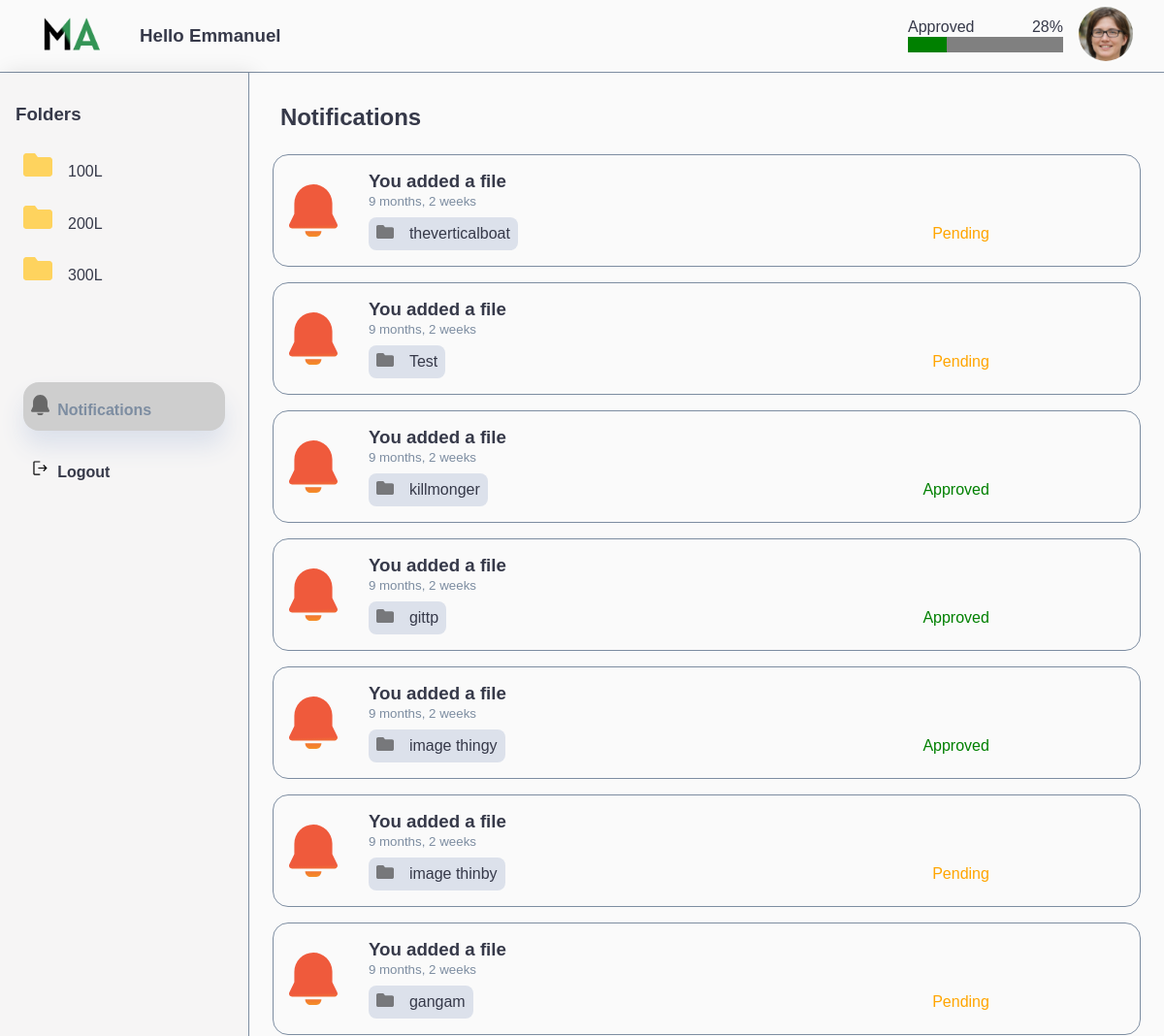
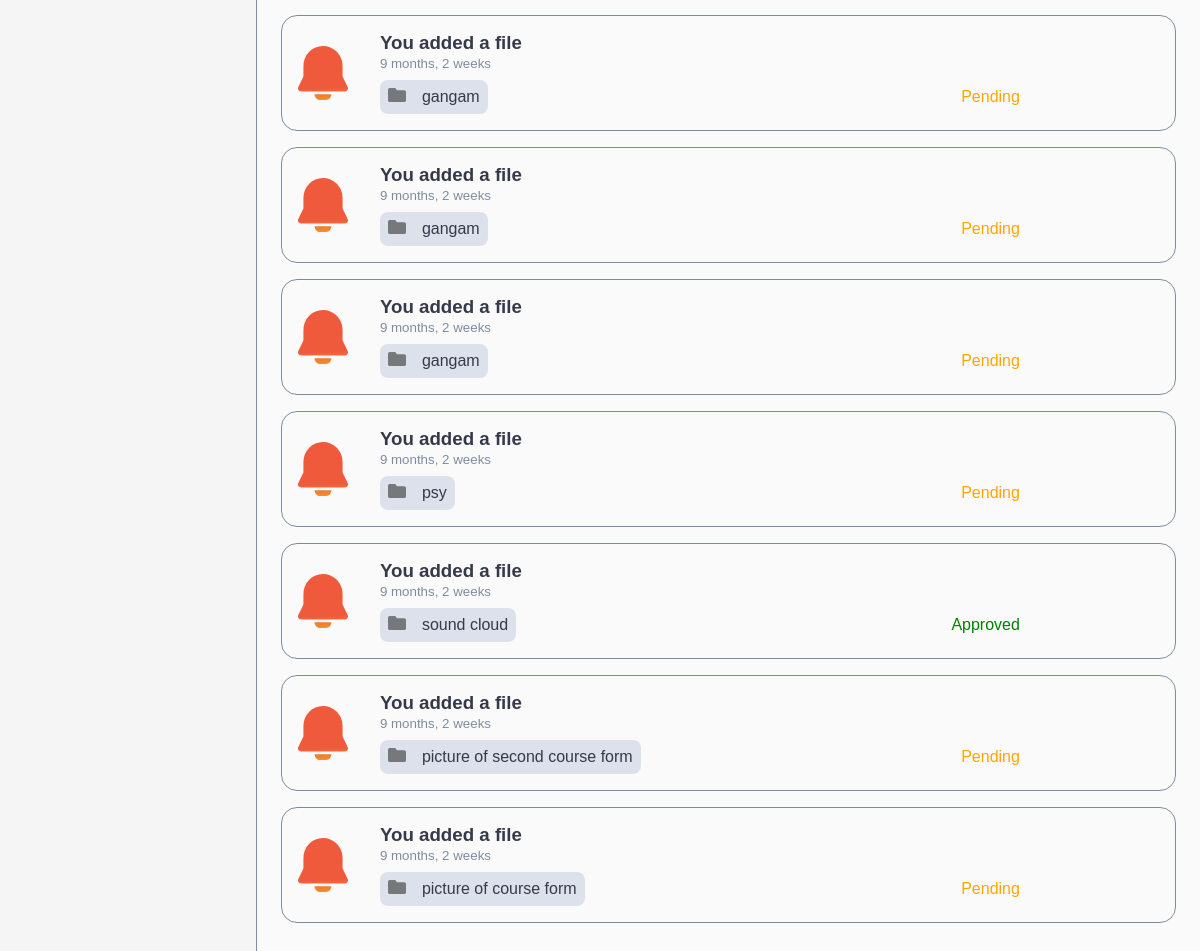
The app's page /notifications (signed in) with its own data (2 pictures, top to bottom).
### base/models.py (models this page shows, shortened)
class Folders(models.Model):
    user = models.ForeignKey(User, on_delete=models.CASCADE)
    folder_name = models.CharField(max_length=200, null=True)
    created = models.DateTimeField(default=timezone.now)
    class Meta:
        ordering = ['folder_name']

class Files(models.Model):
    user = models.ForeignKey(User, on_delete=models.CASCADE)
    file_name = models.CharField(max_length=200, null=True)
    folder_name = models.CharField(max_length=200, null=True)
    file = models.FileField(upload_to="files/", null=False)
    created = models.DateTimeField(default=timezone.now)
    file_type = models.CharField(max_length=200, null=True)
    file_size = models.CharField(max_length=200, null=True)
    status = models.IntegerField(default=0, choices=stats)
    class Meta:
        ordering = ['-created']

### base/views.py (the view)
# urls.py: path('notifications', views.notifications, name='notifications'),
@login_required
def notifications(request):
    user = request.user
    context={}
    files = Files.objects.filter(user=user)
    folders = Folders.objects.filter(user=user)
    context['files'] = files
    context['folders'] = folders
    context['total_files'] = files.count()
    context['approved_files'] = files.filter(status=1).count()
    context['approved_percentage'] = int((context['approved_files'] / context['total_files'])*100)
    context['userData'] = Allusers.objects.filter(user=user)[0]
    return render(request, 'notifications.html', context)

### base/views.py (called while the page is built)
@register.filter
def strip_longer(value):
    value = str(value)
    if len(value)>40:
        return f"{value[:40]}..."
    return value

### templates/notifications.html (shortened to what this page needs)
{% load static %}
<!DOCTYPE html>
<html lang="en">
<head>
    <link rel="stylesheet" href="{% static 'style.css' %}">
</head>
<body class="">
   <div class="wrapper">
        <header>
            <div class="left-part" style="display:flex;align-items:center">
                <div class="image"><img src="{% static './mask.png' %}" alt=""></div>
                <h3 style="margin-left:2rem;">Hello {{ user }}</h3>
            </div>
            <div class="right-part">
                <div class="progress-box">
                    <div class="top">
                        <p>Approved</p>
                        <p>{{ approved_percentage }}%</p>
                    </div>
                    <div class="bottom">
                        <progress max="100" value="25"></progress>
                    </div>
                </div>
                <div class="profile-image">
                    <div class="image">
                        <img src="{% static './avatar-95fb4ee46aae3dcff7a9f901dc0dd0f6.jpg' %}" alt="">
                    </div>
                </div>
            </div>
        </header>
       <div class="main">
        <aside>
            <h3>Folders</h3>
            {% for folder in folders %}
            {% if folder.folder_name == folda_sort %}
                <a href="{% url 'folder_sort' folder.id %}"><img src="{% static 'folder.svg' %}" alt="" class="active"><span>{{ folder.folder_name }}</span></a>
            {% else %}
                <a href="{% url 'folder_sort' folder.id %}"><img src="{% static 'folder.svg' %}" alt="" class="active"><span>{{ folder.folder_name }}</span></a>
             {% endif %}
            {% endfor %}
            <div class="other">
                <a href="{% url 'notifications' %}"  class="active"><img src="{% static './notify.svg' %}" alt=""><span>Notifications</span></a>
                <a href="{% url 'logout' %}"><img src="{% static './logout.svg' %}" alt=""><span>Logout</span></a>
            </div>
        </aside>
        <main>
            <h1>Notifications</h1>
            <div class="notifications">
                {% for file in files %}
                    {% if file.status == 1 %}
                        <div class="box">
                            <img src="{% static './bell.svg' %}" alt="">
                            <div class="text-box">
                                <h3>You added a file</h3>
                                <small>{{ file.created|timesince }}</small>
                                <div class="split">
                                    <p><img src="{% static './folder-icon.svg' %}" alt=""><span>{{ file.file_name|strip_longer }}</span></p>
                                    <p class="success"> Approved</p>
                                </div>
                            </div>
                        </div>
                    {% else %}
                        <div class="box">
                            <img src="{% static './bell.svg' %}" alt="">
                            <div class="text-box">
                                <h3>You added a file</h3>
                                <small>{{ file.created|timesince }}</small>
                                <div class="split">
                                    <p><img src="{% static './folder-icon.svg' %}" alt=""><span>{{ file.file_name|strip_longer }}</span></p>
                                    <p class="warning"> Pending</p>
                                </div>
                            </div>
                        </div>
                    {% endif %}
                {% endfor %}
            </div>
        </main>
       </div>
   </div>
</body>
</html>

### static/style.css (style rules this page uses)
:root { --primary:#00afef; --danger:#ff7782; --success:#41f1b6; --warning:#ffbb55; --white:#fefefe; --info-dark:#7d8da1; --info-light:#dce1eb; --dark:#363949; --light:rgba(132, 139, 200, 0.4); --primary-variant:#111e88; --dark-variant:#677483; --background:rgb(250, 250, 250); --modal-background:#00000066; --modal-dark:#5c6979; --card-border-radius:1.6rem; --border-radius-1:0.4rem; --border-radius-2:0.8rem; --border-radius-3:1.2rem; --card-padding:1.8rem; --padding-1:1.2rem; --box-shadow:0 1rem 1.5rem var(--info-light); }
* { margin:0; padding:0; outline: 0; border:0; appearance: none; list-style: none; text-decoration: none; box-sizing: border-box; font-family: "Averta", Arial, Helvetica, sans-serif; transition:all 0.1s ease; }
html, body { overflow-x:hidden; }
.wrapper { width:100vw; height:100vh; background: var(--background); }
h3,p,h1,a { color:var(--dark); }
header { display: flex; flex-direction: row; justify-content: space-between; padding:.2rem 2rem; border-bottom:1px solid var(--info-dark); align-items: center; }
header .left-part .image img, header .right-part .image img { width:5rem; }
header .right-part, header .right-part .top { display:flex; justify-content: space-between; align-items: center; }
header .right-part .progress-box { padding:1rem; }
header .right-part .image img { border-radius: 50%; width:3.5rem; }
.main { display: flex; }
aside { padding:1rem; border-right:1px solid var(--info-dark); width:20rem; height:100vh; background: #F6F5F5 !important; box-shadow: 5px 0px 20px rgba(0, 0, 0, 0.1); display:flex; flex-direction: column; }
aside h3 { padding: 1rem 0; text-transform: capitalize; }
aside p, aside a { padding:.8rem .5rem; border-radius: 1rem; cursor: pointer; transition: all .3s ease; }
aside p.active, aside a.active { box-shadow: var(--box-shadow); background-color: #cecece; color:var(--info-dark); }
aside p img,aside a img { margin-right:1rem; }
aside .other { margin-top:5rem; font-weight: bold; }
aside .other { margin-top:5rem; font-weight: bold; display:flex; flex-direction: column; }
aside .other a { margin:.5rem; }
aside .other a img { margin-right:.5rem; }
aside .other img { width:1.2rem; }
main { padding:1rem; width:100%; background: rgb(250, 250, 250); }
.success { color:green; }
.warning { color:orange; }
.notifications { width:100%; display: flex; flex-direction: column; overflow-y: scroll; max-height: 75vh; }
.notifications .box { display: flex; border-radius: 1rem; margin:.5rem; border:1px solid var(--info-dark); }
.notifications .box img { padding:1rem; }
.notifications .box .text-box { padding: 1rem; }
.notifications .box .text-box .split { margin-top:.5rem; display: flex; width:40rem; align-items: center; justify-content: space-between; }
.notifications .box .text-box .split p:first-child { background-color: var(--info-light); padding:.5rem; border-radius: .5rem; }
.notifications .box .text-box .split p img { padding:0; padding-right:1rem; }
.notifications small { color:var(--info-dark); }
main h1 { font-size:1.5rem; padding:1rem; text-transform: capitalize; }
header h3 { text-transform: capitalize; }

### records on screen
Folders: folder_name "100L"
Folders: folder_name "200L"
Folders: folder_name "300L"
Files: created "9 months, 2 weeks", file_name "theverticalboat"
Files: created "9 months, 2 weeks", file_name "Test"
Files: created "9 months, 2 weeks", file_name "killmonger"
Files: created "9 months, 2 weeks", file_name "gittp"
Files: created "9 months, 2 weeks", file_name "image thingy"
Files: created "9 months, 2 weeks", file_name "image thinby"
Files: created "9 months, 2 weeks", file_name "gangam"
Files: created "9 months, 2 weeks", file_name "gangam"
Files: created "9 months, 2 weeks", file_name "gangam"
Files: created "9 months, 2 weeks", file_name "gangam"
Files: created "9 months, 2 weeks", file_name "psy"
Files: created "9 months, 2 weeks", file_name "sound cloud"
Files: created "9 months, 2 weeks", file_name "picture of second course form"
Files: created "9 months, 2 weeks", file_name "picture of course form"

### other values on screen
{{ user }} "Emmanuel"
{{ approved_percentage }} "28"
